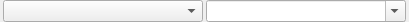
<?xml version="1.0" encoding="UTF-8"?>
<ui version="4.0">
 <class>SourceNavigator</class>
 <widget class="QWidget" name="SourceNavigator">
  <property name="geometry">
   <rect>
    <x>0</x>
    <y>0</y>
    <width>409</width>
    <height>22</height>
   </rect>
  </property>
  <property name="sizePolicy">
   <sizepolicy hsizetype="Maximum" vsizetype="Fixed">
    <horstretch>0</horstretch>
    <verstretch>0</verstretch>
   </sizepolicy>
  </property>
  <property name="windowTitle">
   <string>Form</string>
  </property>
  <layout class="QVBoxLayout" name="verticalLayout">
   <property name="margin">
    <number>0</number>
   </property>
   <item>
    <layout class="QHBoxLayout" name="horizontalLayout">
     <property name="spacing">
      <number>3</number>
     </property>
     <property name="sizeConstraint">
      <enum>QLayout::SetMaximumSize</enum>
     </property>
     <property name="leftMargin">
      <number>3</number>
     </property>
     <property name="rightMargin">
      <number>3</number>
     </property>
     <item>
      <widget class="QComboBox" name="files">
       <property name="sizePolicy">
        <sizepolicy hsizetype="Maximum" vsizetype="Fixed">
         <horstretch>0</horstretch>
         <verstretch>0</verstretch>
        </sizepolicy>
       </property>
       <property name="minimumSize">
        <size>
         <width>200</width>
         <height>0</height>
        </size>
       </property>
       <property name="editable">
        <bool>false</bool>
       </property>
       <property name="maxVisibleItems">
        <number>30</number>
       </property>
       <property name="sizeAdjustPolicy">
        <enum>QComboBox::AdjustToContents</enum>
       </property>
       <property name="frame">
        <bool>true</bool>
       </property>
      </widget>
     </item>
     <item>
      <widget class="QComboBox" name="symbols">
       <property name="sizePolicy">
        <sizepolicy hsizetype="Maximum" vsizetype="Fixed">
         <horstretch>0</horstretch>
         <verstretch>0</verstretch>
        </sizepolicy>
       </property>
       <property name="minimumSize">
        <size>
         <width>200</width>
         <height>0</height>
        </size>
       </property>
       <property name="editable">
        <bool>true</bool>
       </property>
       <property name="maxVisibleItems">
        <number>30</number>
       </property>
       <property name="sizeAdjustPolicy">
        <enum>QComboBox::AdjustToContents</enum>
       </property>
       <property name="frame">
        <bool>true</bool>
       </property>
      </widget>
     </item>
    </layout>
   </item>
  </layout>
 </widget>
 <resources/>
 <connections/>
</ui>
